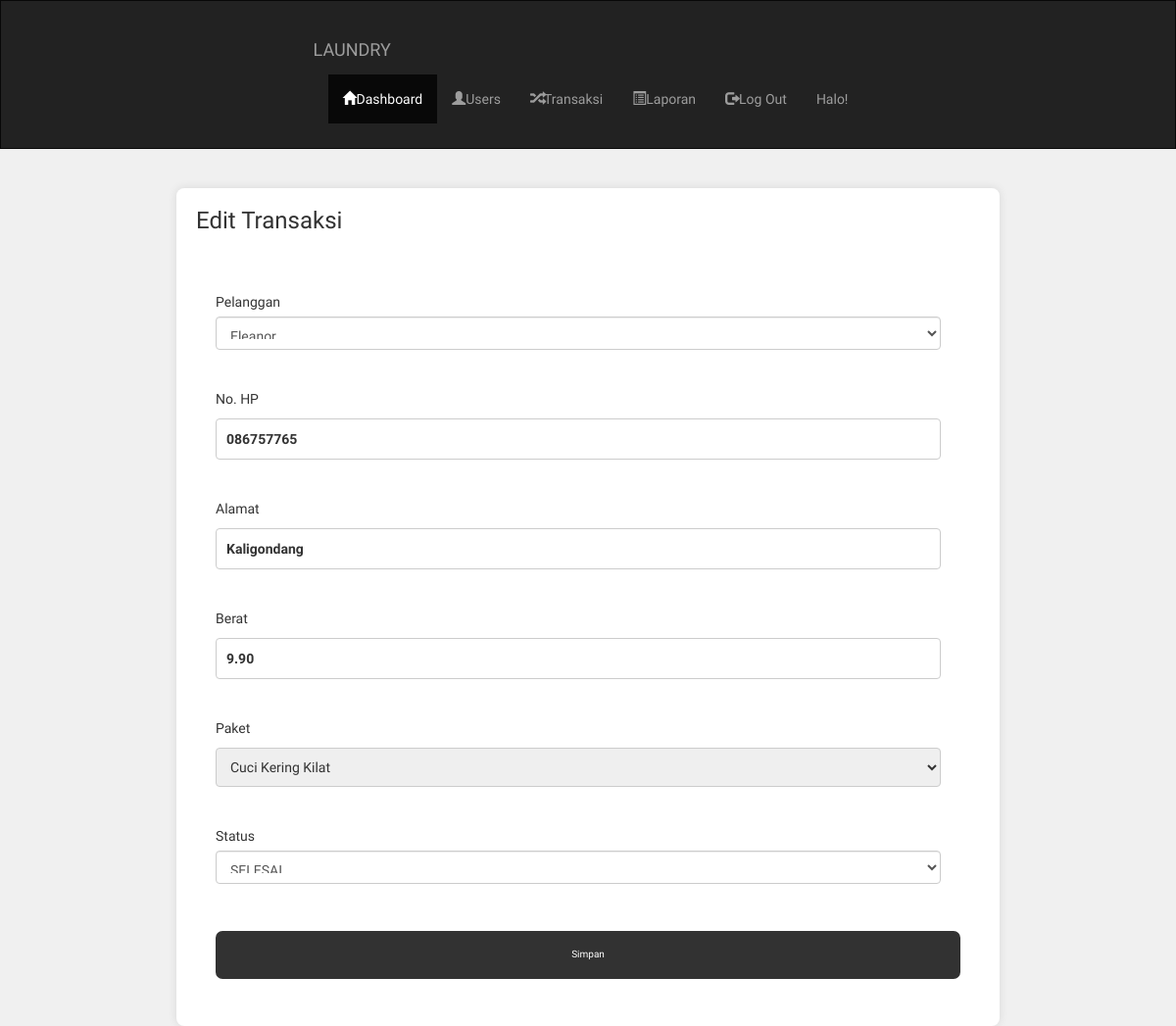
/admin/transaksi_edit.php?id=6, run on the app's committed database.
### tables this page shows
CREATE TABLE `tr_cuci_kering` (
  `id` int(11) NOT NULL,
  `user_id` int(11) NOT NULL,
  `nama` varchar(255) NOT NULL,
  `no_hp` varchar(20) NOT NULL,
  `alamat` text NOT NULL,
  `paket_id` int(11) NOT NULL,
  `waktu` int(11) NOT NULL,
  `berat` decimal(10,2) NOT NULL,
  `tarif` decimal(10,2) NOT NULL,
  `tgl_masuk` datetime NOT NULL,
  `tgl_keluar` datetime NOT NULL,
  `total_bayar` decimal(10,2) NOT NULL,
  `status` int(11) NOT NULL
);

### admin/transaksi_edit.php (the view, shortened to what this page needs)
<?php
include 'header.php';
?>
<!DOCTYPE html>
<html lang="en">
<head>
    <link rel="stylesheet" href="style.css">
</head>
<body>
    <div class="box">
        <div class="title">
            <h1>Edit Transaksi</h1>
        </div>
        <?php
        $id = $_GET['id'];
        $query = mysqli_query($koneksi, "SELECT * FROM tr_cuci_kering WHERE id = $id");
        while($data=mysqli_fetch_array($query)){
        ?>
        <form class="cont" action="transaksi_update.php" method="post">
            <div class="input">
                <div class="inputan">
                    <label>Pelanggan</label>
                    <select class="form-control" name="username" required="required">
                        <?php
                        $user_query = mysqli_query($koneksi, "SELECT * FROM users_");
                        while($user = mysqli_fetch_array($user_query)){
                            $selected = $user['username'] == $data['nama'] ? 'selected' : '';
                            echo "<option value='".$user['username']."' $selected>".$user['username']."</option>";
                        }
                        ?>
                    </select>
                </div>
                <div class="inputan">
                    <label>No. HP</label>
                    <input type="text" name="no_hp" placeholder="No. HP" value="<?php echo $data['no_hp']; ?>" required>
                </div>
                <div class="inputan">
                    <label>Alamat</label>
                    <input type="text" name="alamat" placeholder="Alamat" value="<?php echo $data['alamat']; ?>" required>
                </div>
                <div class="inputan">
                    <label>Berat</label>
                    <input type="decimal" placeholder="Berat (Kg)" name="berat" value="<?php echo $data['berat']; ?>" required>
                </div>
                <div class="inputan">
                    <label>Paket</label>
                    <select name="paket_id" required>
                        <option value="2" <?php if($data['paket_id'] == 2) echo 'selected'; ?>>Cuci Kering Kilat</option>
                    </select>
                </div>
                <div class="inputan">
                <label>Status</label>
                                <select class="form-control" name="status" required="required">
                                    <option <?php if($data['status']=="2"){echo "selected='selected'";} ?> value="2">SELESAI</option>
                                </select>
                </div>
                <input type="submit" value="Simpan">
            </div>
        </form>
        <?php } ?>
    </div>
</body>
</html>

### pesan/bahan/cuci_kering/style.css (style rules this page uses)
* { margin: 0; padding: 0; box-sizing: border-box; font-family: "Inter Tight", sans-serif; }
.box { margin: 4rem auto; display: flex; flex-direction: column; gap: 40px; max-width: 750px; border-radius: 6px; padding: 3rem 3rem; overflow: hidden; box-shadow: 0px 0px 9px 1px rgba(0,0,0,0.47); }
label { font-weight: 500; }
.input { display: flex; flex-direction: column; justify-content: center; margin: 0 auto; gap: 20px; width: 95%; }
input { font-weight: 600; }
.inputan input { width: 100%; border-radius: 5px; margin: 5px 0; border: 1px solid #8c8c8c; overflow: hidden; padding: 15px 11px; }
.inputan select { width: 100%; padding: 15px 11px; margin: 5px 0; }
input[type=submit] { background-color: #323232; border: 2px solid #323232; width: 100%; border-radius: 7px; color: #fff; font-weight: 500; font-size: 1rem; padding: 15px; margin: 8px auto; cursor: pointer; }

### admin/transaksi_edit.php (style rules this page uses)
body { font-family: Arial, sans-serif; background-color: #f4f4f4; margin: 0; padding: 0; justify-content: center; align-items: center; height: 100vh; }
.box { background-color: #ffffff; padding: 20px; border-radius: 8px; box-shadow: 0 0 10px rgba(0, 0, 0, 0.1); width: 70%; max-width: 100%; margin-left: 180px; }
.title { display: flex; justify-content: space-between; align-items: center; margin-bottom: 20px; }
.title h1 { margin: 0; font-size: 24px; color: #333; }
.input { margin-bottom: 20px; }
.inputan { margin-bottom: 15px; }
.inputan label { display: block; margin-bottom: 5px; color: #333; }
.inputan input[type="text"], .inputan input[type="decimal"], .inputan select { width: calc(100% - 20px); padding: 10px; border: 1px solid #ccc; border-radius: 4px; font-size: 14px; }

### data on the page
tr_cuci_kering: no_hp "086757765", alamat "Kaligondang", berat "9.90", paket_id "Cuci Kering Kilat", status "SELESAI"

### other printed values
form field username "Eleanor"
